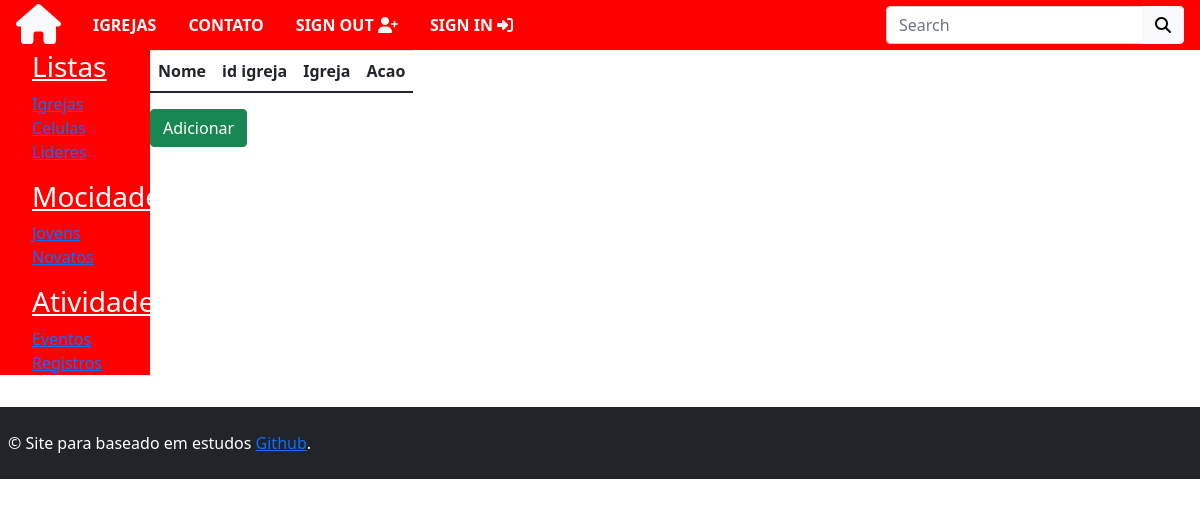
The app's page /liderHtml/, older data.
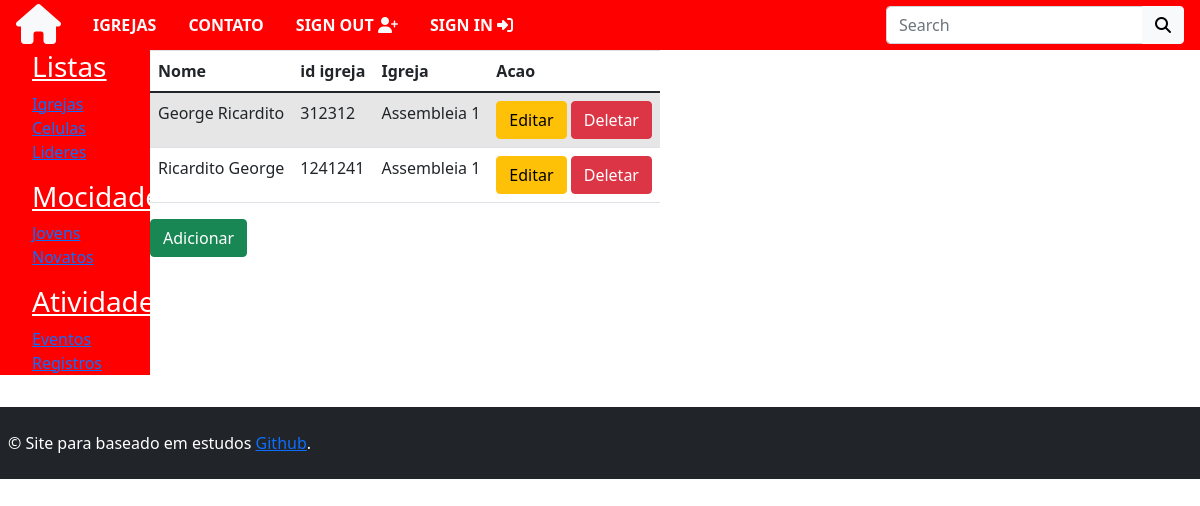
The same page, newer data.
### apps/igreja/models.py (models this page shows, shortened)
class Lideres(models.Model):
    image = StdImageField('Imagem', upload_to=get_file_path,
                          variations={'thumb': {'width': 480, 'height': 480, 'crop': True}}, blank=True, null=True)
    nome = models.CharField(max_length=150, null=False, blank=False)
    codigo_igreja = models.CharField(max_length=150, null=False, blank=False)
    igreja = models.ForeignKey(Igreja, null=False, blank=False,
                               on_delete=models.CASCADE)
    class Meta:
        verbose_name = 'Lider'
        verbose_name_plural = 'Lideres'

class Igreja(models.Model):
    nome = models.CharField(max_length=200, null=False, blank=False)
    endereco = models.CharField(max_length=200, null=False, blank=False)
    pastor = models.CharField(max_length=150, null=False, blank=False)
    descricao = models.TextField(help_text='fale um pouco sobre a igreja')
    image = StdImageField('Imagem', upload_to=get_file_path,
                          variations={'thumb': {'width': 480, 'height': 480, 'crop': True}}, blank=True, null=True)
    def __str__(self):
        return self.nome

### apps/igreja/views.py (the view)
# urls.py: path('liderHtml/', LiderView.as_view(), name='liderHtml'),
class LiderView(ListView):
    model = Lideres
    template_name = 'igreja/CrudBasedViews/lider.html'
    queryset = Lideres.objects.all()
    context_object_name = 'lideres'

### templates/igreja/CrudBasedViews/lider.html
{% extends 'base.html' %}
{% load bootstrap4 %}
{% block context %}
    <table class="table table-striped">
        <thead>
        <tr>
            <th scope="col">Nome</th>
            <th scope="col">id igreja</th>
            <th scope="col">Igreja</th>
            <th scope="col">Acao</th>
        </tr>
        </thead>
        <tbody>
        {% for lider in lideres %}
            <tr>
                <td>{{ lider.nome }}</td>
                <td>{{ lider.codigo_igreja }}</td>
                <td>{{ lider.igreja }}</td>
                <td>
                    <a class="btn btn-warning" href="{% url 'liderAtualizar' lider.pk %}" >Editar</a>
                    <a class="btn btn-danger" href="{% url 'liderDeletar' lider.pk %}" >Deletar</a>
                </td>
            </tr>
        {% endfor %}
        </tbody>
    </table>
    <a class="btn btn-success" href="{% url 'liderAdicionar' %}">Adicionar</a>
{% endblock %}

Row changes from the older to the newer data that the page shows:
added Lideres: nome "George Ricardito", codigo_igreja "312312", igreja "Assembleia 1"
added Lideres: nome "Ricardito George", codigo_igreja "1241241", igreja "Assembleia 1"
